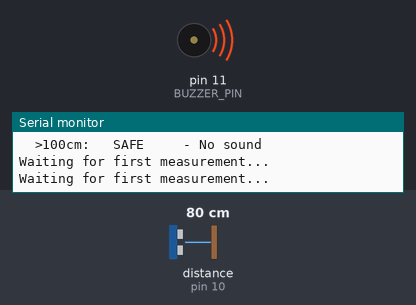
Simulated run of this sketch. Board: Arduino Uno, built with avr-gcc and run on an emulated ATmega328P. On the bench: buzzer (waves = sounding), the last lines printed to the serial monitor. Wiring (inferred from the names in the program): ultrasonic range finder: trigger pin 9; echo pin 10. The inputs (shaded band) are chosen by the test bench; at power-on: distance to the obstacle (sensor on pin 10) 80 cm. The echo pulse lasts 58.3 µs per cm.

Above: at 1.3 s.
1.4 s: distance to the obstacle (sensor on pin 10) set to 96 cm
At 2.0 s:
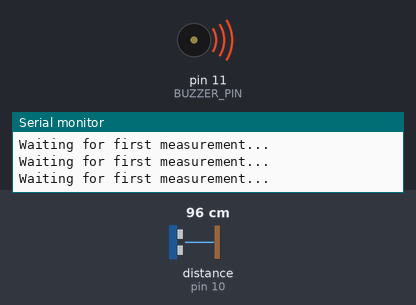
2.9 s: distance to the obstacle (sensor on pin 10) set to 103 cm
At 3.5 s:
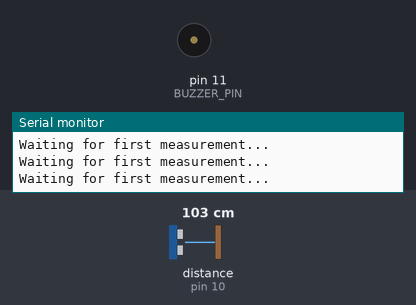
4.4 s: distance to the obstacle (sensor on pin 10) set to 2 cm
At 5.3 s:
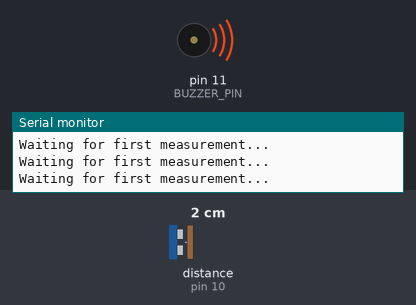
5.9 s: distance to the obstacle (sensor on pin 10) set to 120 cm
At 6.3 s:
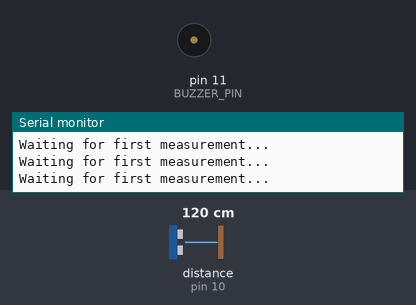
Timing chart, 0 to 8.4 s (numbered marks = the images above; inputs shaded):
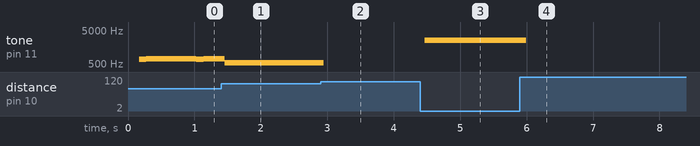

Measured:
- the behaviour switches between 100 and 101 cm on distance to the obstacle (sensor on pin 10) (found by bisection; images 1 and 2)
- after the input at 1.4 s, tone on pin 11 (BUZZER_PIN): 710 Hz → 550 Hz after 0.06 s
- after the input at 2.9 s, tone on pin 11 (BUZZER_PIN): 550 Hz → silent after 0.05 s
- after the input at 4.4 s, tone on pin 11 (BUZZER_PIN): silent → 2500 Hz after 0.07 s
- after the input at 5.9 s, tone on pin 11 (BUZZER_PIN): 2500 Hz → silent after 0.10 s
- by itself, tone on pin 11 (BUZZER_PIN): alternates 710 Hz for 0.75 s and 700 Hz for 0.11 s

The sketch:

ParkingSystem.ino
```cpp
/*
 * Ultrasonic Parking System
 * Detects approaching cars and provides audio feedback via buzzer
 * Buzzer frequency increases as car gets closer
 *
 * Pin Configuration:
 * - Trigger Pin: 9  (Ultrasonic Sensor)
 * - Echo Pin: 10    (Ultrasonic Sensor)
 * - Buzzer Pin: 11  (Active buzzer or piezo speaker)
 *
 * Distance Zones:
 * - 0-15cm:   DANGER   - Constant high frequency (2500 Hz)
 * - 15-30cm:  CRITICAL - Fast increasing tone (1500-2500 Hz)
 * - 30-100cm: WARNING  - Moderate tone (500-1500 Hz)
 * - >100cm:   SAFE     - No sound
 */

#include "UltrasonicSensor.h"

const int TRIGGER_PIN = 9;
const int ECHO_PIN = 10;
const int BUZZER_PIN = 11;

UltrasonicSensor parkingSensor(TRIGGER_PIN, ECHO_PIN, BUZZER_PIN);

unsigned long lastDisplayTime = 0;
const unsigned long DISPLAY_INTERVAL = 500;

void setup() {
    Serial.begin(9600);

    parkingSensor.begin();

    Serial.println("=== Ultrasonic Parking System Started ===");
    Serial.println("Distance zones:");
    Serial.println("  0-15cm:   DANGER   - Constant high frequency");
    Serial.println("  15-30cm:  CRITICAL - Fast increasing tone");
    Serial.println("  30-100cm: WARNING  - Moderate tone");
    Serial.println("  >100cm:   SAFE     - No sound");
    Serial.println();
}

void loop() {
    parkingSensor.updateBuzzer();

    if (millis() - lastDisplayTime >= DISPLAY_INTERVAL) {
        long distance = parkingSensor.getCurrentDistance();

        if (distance > 0) {
            Serial.print("Distance: ");
            Serial.print(distance);
            Serial.print(" cm | Status: ");

            if (distance <= 15) {
                Serial.println("[DANGER!] STOP!");
            } else if (distance <= 30) {
                Serial.println("[CRITICAL] Very Close!");
            } else if (distance <= 100) {
                Serial.println("[WARNING] Approaching!");
            } else {
                Serial.println("[SAFE] Too far");
            }
        } else {
            Serial.println("Waiting for first measurement...");
        }

        lastDisplayTime = millis();
    }

    delay(10);
}

/*
 * Alternative loop with LED indicator (optional)
 * Uncomment to use with LEDs for visual feedback
 *
 * const int GREEN_LED = 6;
 * const int YELLOW_LED = 7;
 * const int RED_LED = 8;
 *
 * void setup() {
 *   pinMode(GREEN_LED, OUTPUT);
 *   pinMode(YELLOW_LED, OUTPUT);
 *   pinMode(RED_LED, OUTPUT);
 *   parkingSensor.begin();
 *   Serial.begin(9600);
 * }
 *
 * void loop() {
 *   parkingSensor.updateBuzzer();
 *   long distance = parkingSensor.getCurrentDistance();
 *
 *   // Update LEDs
 *   digitalWrite(GREEN_LED, LOW);
 *   digitalWrite(YELLOW_LED, LOW);
 *   digitalWrite(RED_LED, LOW);
 *
 *   if (distance > 100) {
 *     digitalWrite(GREEN_LED, HIGH);
 *   } else if (distance > 30) {
 *     digitalWrite(YELLOW_LED, HIGH);
 *   } else {
 *     digitalWrite(RED_LED, HIGH);
 *   }
 *
 *   delay(10);
 * }
 */
```

ExitServoGate.cpp
```cpp
#include "ExitServoGate.h"

ExitServoGate::ExitServoGate(int pin, int openAngle, int closedAngle)
    : servoPin(pin), gateOpenAngle(openAngle), gateClosedAngle(closedAngle),
      isOpen(false), lastMoveTime(0), currentAngle(closedAngle),
      targetAngle(closedAngle), isMoving(false),
      gateOpenTime(0), autoCloseDelay(5000), autoCloseEnabled(true) {
}

void ExitServoGate::begin() {
    servo.attach(servoPin);
    servo.write(gateClosedAngle);
    currentAngle = gateClosedAngle;
    isOpen = false;
    Serial.println("Exit Servo Gate initialized");
    Serial.print("Open angle: ");
    Serial.print(gateOpenAngle);
    Serial.print("°, Closed angle: ");
    Serial.print(gateClosedAngle);
    Serial.println("°");
}

void ExitServoGate::openGate() {
    if (!isOpen) {
        targetAngle = gateOpenAngle;
        isMoving = true;
        isOpen = true;
        gateOpenTime = millis();
        Serial.println("Opening exit gate...");
    }
}

void ExitServoGate::closeGate() {
    if (isOpen) {
        targetAngle = gateClosedAngle;
        isMoving = true;
        isOpen = false;
        gateOpenTime = 0;
        Serial.println("Closing exit gate...");
    }
}

void ExitServoGate::update() {
    if (!isMoving) {
        if (autoCloseEnabled && isOpen && gateOpenTime > 0) {
            if (shouldAutoClose()) {
                Serial.println("Auto-closing gate due to timeout...");
                closeGate();
            }
        }
        return;
    }

    if (millis() - lastMoveTime < SERVO_MOVE_DELAY) {
        return;
    }

    lastMoveTime = millis();

    if (currentAngle < targetAngle) {
        currentAngle++;
        servo.write(currentAngle);
    } else if (currentAngle > targetAngle) {
        currentAngle--;
        servo.write(currentAngle);
    } else {
        isMoving = false;
        if (isOpen) {
            Serial.println("Exit gate fully open");
        } else {
            Serial.println("Exit gate fully closed");
        }
    }
}

bool ExitServoGate::getIsOpen() {
    return isOpen;
}

bool ExitServoGate::isServoMoving() {
    return isMoving;
}

void ExitServoGate::setAngles(int openAngle, int closedAngle) {
    gateOpenAngle = openAngle;
    gateClosedAngle = closedAngle;
    Serial.println("Servo angles updated");
}

int ExitServoGate::getCurrentAngle() {
    return currentAngle;
}

void ExitServoGate::moveToAngle(int angle) {
    servo.write(angle);
    currentAngle = angle;
    isMoving = false;
}

void ExitServoGate::stopServo() {
    isMoving = false;
    servo.write(currentAngle);
}

void ExitServoGate::setAutoCloseDelay(unsigned long delayMs) {
    autoCloseDelay = delayMs;
    Serial.print("Auto-close delay set to: ");
    Serial.print(autoCloseDelay);
    Serial.println("ms");
}

bool ExitServoGate::shouldAutoClose() {
    if (gateOpenTime == 0) {
        return false;
    }

    return (millis() - gateOpenTime >= autoCloseDelay);
}

void ExitServoGate::enableAutoClose(bool enable) {
    autoCloseEnabled = enable;
    Serial.print("Auto-close: ");
    Serial.println(enable ? "ENABLED" : "DISABLED");
}

void ExitServoGate::detach() {
    servo.detach();
}

void ExitServoGate::attach() {
    servo.attach(servoPin);
}
```

ExitServoGate.h
```cpp
#ifndef EXIT_SERVO_GATE_H
#define EXIT_SERVO_GATE_H

#include <Arduino.h>
#include <Servo.h>

class ExitServoGate {
private:
    Servo servo;
    int servoPin;

    // Servo angle positions
    int gateOpenAngle;    // Angle when gate is up (open for exit)
    int gateClosedAngle;  // Angle when gate is down (blocking)

    // Current state
    bool isOpen;
    unsigned long lastMoveTime;
    static const int SERVO_MOVE_DELAY = 50;  // 50ms between angle increments

    // Movement tracking
    int currentAngle;
    int targetAngle;
    bool isMoving;

    // Auto-close timing
    unsigned long gateOpenTime;
    unsigned long autoCloseDelay;
    bool autoCloseEnabled;

public:
    // Constructor
    ExitServoGate(int pin, int openAngle = 90, int closedAngle = 0);

    // Initialize servo
    void begin();

    // Open gate (move lever up)
    void openGate();

    // Close gate (move lever down)
    void closeGate();

    // Update servo position (call in loop for smooth movement)
    void update();

    // Check if gate is open
    bool getIsOpen();

    // Check if servo is moving
    bool isServoMoving();

    // Set custom angles
    void setAngles(int openAngle, int closedAngle);

    // Get current servo angle
    int getCurrentAngle();

    // Immediate move to angle (no smooth transition)
    void moveToAngle(int angle);

    // Stop servo movement
    void stopServo();

    // Set auto-close delay (milliseconds)
    void setAutoCloseDelay(unsigned long delayMs);

    // Check if gate should auto-close
    bool shouldAutoClose();

    // Enable/disable auto-close
    void enableAutoClose(bool enable);

    // Detach servo (power saving)
    void detach();

    // Attach servo again
    void attach();
};

#endif
```

RFIDSensor.cpp
```cpp
#include "RFIDSensor.h"

RFIDSensor::RFIDSensor(int ssPin, int rstPin, String uid)
    : mfrc522(ssPin, rstPin), authorizedUID(uid),
      lastReadTime(0), readInterval(500),
      cardDetected(false), currentUID(""),
      gateOpenTime(0) {
}

void RFIDSensor::begin() {
    SPI.begin();
    mfrc522.PCD_Init();

    Serial.println("RFID Sensor initialized");
    Serial.print("Authorized UID: ");
    Serial.println(authorizedUID);
}

bool RFIDSensor::readCard() {
    if (!mfrc522.PICC_IsNewCardPresent()) {
        if (cardDetected) {
            cardDetected = false;
            currentUID = "";
        }
        return false;
    }

    if (!mfrc522.PICC_ReadCardSerial()) {
        return false;
    }

    currentUID = byteArrayToString(mfrc522.uid.uidByte, mfrc522.uid.size);
    cardDetected = true;
    lastReadTime = millis();
    mfrc522.PICC_HaltA();
    mfrc522.PCD_StopCrypto1();

    return true;
}

String RFIDSensor::getCurrentUID() {
    return currentUID;
}

bool RFIDSensor::isAuthorized() {
    return (currentUID == authorizedUID);
}

bool RFIDSensor::isCardDetected() {
    return cardDetected;
}

bool RFIDSensor::checkAndAuthorize() {
    if (readCard()) {
        if (isAuthorized()) {
            gateOpenTime = millis();
            return true;
        }
    }
    return false;
}

void RFIDSensor::resetGateTimer() {
    gateOpenTime = millis();
}

bool RFIDSensor::shouldCloseGate() {
    if (gateOpenTime == 0) {
        return true;
    }
    if (millis() - gateOpenTime >= GATE_OPEN_DURATION) {
        gateOpenTime = 0;
        return true;
    }

    return false;
}

String RFIDSensor::getAuthorizedUID() {
    return authorizedUID;
}

void RFIDSensor::setAuthorizedUID(String uid) {
    authorizedUID = uid;
    Serial.print("Authorized UID updated to: ");
    Serial.println(authorizedUID);
}

void RFIDSensor::printCardInfo() {
    Serial.println("Card detected:");
    Serial.print("  UID: ");
    Serial.println(currentUID);
    Serial.print("  Status: ");
    if (isAuthorized()) {
        Serial.println("AUTHORIZED");
    } else {
        Serial.println("NOT AUTHORIZED");
    }
}

String RFIDSensor::byteArrayToString(byte *buffer, byte bufferSize) {
    String result = "";
    for (byte i = 0; i < bufferSize; i++) {
        if (buffer[i] < 0x10) {
            result += "0";
        }
        result += String(buffer[i], HEX);
        if (i < bufferSize - 1) {
            result += " ";
        }
    }
    result.toUpperCase();
    return result;
}
```

RFIDSensor.h
```cpp
#ifndef RFID_SENSOR_H
#define RFID_SENSOR_H

#include <Arduino.h>
#include <SPI.h>
#include <MFRC522.h>

class RFIDSensor {
private:
    MFRC522 mfrc522;
    String authorizedUID;
    unsigned long lastReadTime;
    unsigned long readInterval;
    bool cardDetected;
    String currentUID;

    unsigned long gateOpenTime;
    static const unsigned long GATE_OPEN_DURATION = 5000;

public:
    RFIDSensor(int ssPin, int rstPin, String uid);

    void begin();

    bool readCard();

    String getCurrentUID();

    bool isAuthorized();

    bool isCardDetected();

    bool checkAndAuthorize();

    void resetGateTimer();

    bool shouldCloseGate();

    String getAuthorizedUID();

    void setAuthorizedUID(String uid);

    void printCardInfo();

    static String byteArrayToString(byte *buffer, byte bufferSize);
};

#endif
```

ServoGate.cpp
```cpp
#include "ServoGate.h"

ServoGate::ServoGate(int pin, int openAngle, int closedAngle)
    : servoPin(pin), gateOpenAngle(openAngle), gateClosedAngle(closedAngle),
      isOpen(false), lastMoveTime(0), currentAngle(closedAngle),
      targetAngle(closedAngle), isMoving(false) {
}

void ServoGate::begin() {
    servo.attach(servoPin);
    servo.write(gateClosedAngle);
    currentAngle = gateClosedAngle;
    isOpen = false;
    Serial.println("Servo Gate initialized");
    Serial.print("Open angle: ");
    Serial.print(gateOpenAngle);
    Serial.print("°, Closed angle: ");
    Serial.print(gateClosedAngle);
    Serial.println("°");
}

void ServoGate::openGate() {
    if (!isOpen) {
        targetAngle = gateOpenAngle;
        isMoving = true;
        isOpen = true;
        Serial.println("Opening gate...");
    }
}

void ServoGate::closeGate() {
    if (isOpen) {
        targetAngle = gateClosedAngle;
        isMoving = true;
        isOpen = false;
        Serial.println("Closing gate...");
    }
}

void ServoGate::update() {
    if (!isMoving) {
        return;
    }

    if (millis() - lastMoveTime < SERVO_MOVE_DELAY) {
        return;
    }

    lastMoveTime = millis();

    if (currentAngle < targetAngle) {
        currentAngle++;
        servo.write(currentAngle);
    } else if (currentAngle > targetAngle) {
        currentAngle--;
        servo.write(currentAngle);
    } else {
        isMoving = false;
        if (isOpen) {
            Serial.println("Gate fully open");
        } else {
            Serial.println("Gate fully closed");
        }
    }
}

bool ServoGate::getIsOpen() {
    return isOpen;
}

bool ServoGate::isServoMoving() {
    return isMoving;
}

void ServoGate::setAngles(int openAngle, int closedAngle) {
    gateOpenAngle = openAngle;
    gateClosedAngle = closedAngle;
    Serial.println("Servo angles updated");
}

int ServoGate::getCurrentAngle() {
    return currentAngle;
}

void ServoGate::moveToAngle(int angle) {
    servo.write(angle);
    currentAngle = angle;
    isMoving = false;
}

void ServoGate::stopServo() {
    isMoving = false;
    servo.write(currentAngle);
}

void ServoGate::detach() {
    servo.detach();
}

void ServoGate::attach() {
    servo.attach(servoPin);
}
```

ServoGate.h
```cpp
#ifndef SERVO_GATE_H
#define SERVO_GATE_H

#include <Arduino.h>
#include <Servo.h>

class ServoGate {
private:
    Servo servo;
    int servoPin;

    int gateOpenAngle;
    int gateClosedAngle;

    bool isOpen;
    unsigned long lastMoveTime;
    static const int SERVO_MOVE_DELAY = 50;

    int currentAngle;
    int targetAngle;
    bool isMoving;

public:
    ServoGate(int pin, int openAngle = 90, int closedAngle = 0);

    void begin();

    void openGate();

    void closeGate();

    void update();

    bool getIsOpen();

    bool isServoMoving();

    void setAngles(int openAngle, int closedAngle);

    int getCurrentAngle();

    void moveToAngle(int angle);

    void stopServo();

    void detach();

    void attach();
};

#endif
```

UltrasonicSensor.cpp
```cpp
#include "UltrasonicSensor.h"

UltrasonicSensor::UltrasonicSensor(int trigger, int echo, int buzzer)
    : triggerPin(trigger), echoPin(echo), buzzerPin(buzzer),
      lastMeasureTime(0), measureInterval(100),
      currentBuzzerFrequency(0), buzzerActive(false) {
}

void UltrasonicSensor::begin() {
    pinMode(triggerPin, OUTPUT);
    pinMode(echoPin, INPUT);
    pinMode(buzzerPin, OUTPUT);

    digitalWrite(buzzerPin, LOW);
}

long UltrasonicSensor::measureDistance() {
    digitalWrite(triggerPin, LOW);
    delayMicroseconds(2);

    digitalWrite(triggerPin, HIGH);
    delayMicroseconds(10);
    digitalWrite(triggerPin, LOW);

    long duration = pulseIn(echoPin, HIGH, 30000);

    long distance = duration * 0.01715;

    lastMeasureTime = millis();
    return distance;
}

long UltrasonicSensor::getCurrentDistance() {
    if (millis() - lastMeasureTime >= measureInterval) {
        return measureDistance();
    }
    return -1;
}

int UltrasonicSensor::calculateBuzzerFrequency(long distance) {

    if (distance >= WARNING_DISTANCE) {
        return 0;
    } else if (distance >= CRITICAL_DISTANCE) {
        int frequency = 500 + ((WARNING_DISTANCE - distance) * 10);
        return frequency;
    } else if (distance >= DANGER_DISTANCE) {
        int frequency = 1500 + ((CRITICAL_DISTANCE - distance) * 33);
        return frequency;
    } else {
        return 2500;
    }
}

void UltrasonicSensor::updateBuzzer() {
    long distance = getCurrentDistance();

    if (distance > 0) {
        int frequency = calculateBuzzerFrequency(distance);

        if (frequency > 0) {
            if (frequency != currentBuzzerFrequency) {
                noTone(buzzerPin);
                tone(buzzerPin, frequency);
                currentBuzzerFrequency = frequency;
                buzzerActive = true;
            }
        } else {
            if (buzzerActive) {
                noTone(buzzerPin);
                currentBuzzerFrequency = 0;
                buzzerActive = false;
            }
        }
    }
}

void UltrasonicSensor::stopBuzzer() {
    noTone(buzzerPin);
    currentBuzzerFrequency = 0;
    buzzerActive = false;
}

void UltrasonicSensor::startBuzzer(int frequency) {
    if (frequency > 0) {
        tone(buzzerPin, frequency);
        currentBuzzerFrequency = frequency;
        buzzerActive = true;
    }
}

bool UltrasonicSensor::isCriticalDistance() {
    long distance = getCurrentDistance();
    return (distance > 0 && distance <= DANGER_DISTANCE);
}
```

UltrasonicSensor.h
```cpp
#ifndef ULTRASONIC_SENSOR_H
#define ULTRASONIC_SENSOR_H

#include <Arduino.h>

class UltrasonicSensor {
private:
    int triggerPin;
    int echoPin;
    int buzzerPin;

    static const int WARNING_DISTANCE = 100;
    static const int CRITICAL_DISTANCE = 30;
    static const int DANGER_DISTANCE = 15;

    unsigned long lastMeasureTime;
    unsigned long measureInterval;

    int currentBuzzerFrequency;
    bool buzzerActive;

public:
    UltrasonicSensor(int trigger, int echo, int buzzer);

    void begin();

    long measureDistance();

    long getCurrentDistance();

    void updateBuzzer();

    int calculateBuzzerFrequency(long distance);

    void stopBuzzer();

    void startBuzzer(int frequency);

    bool isCriticalDistance();
};

#endif
```
